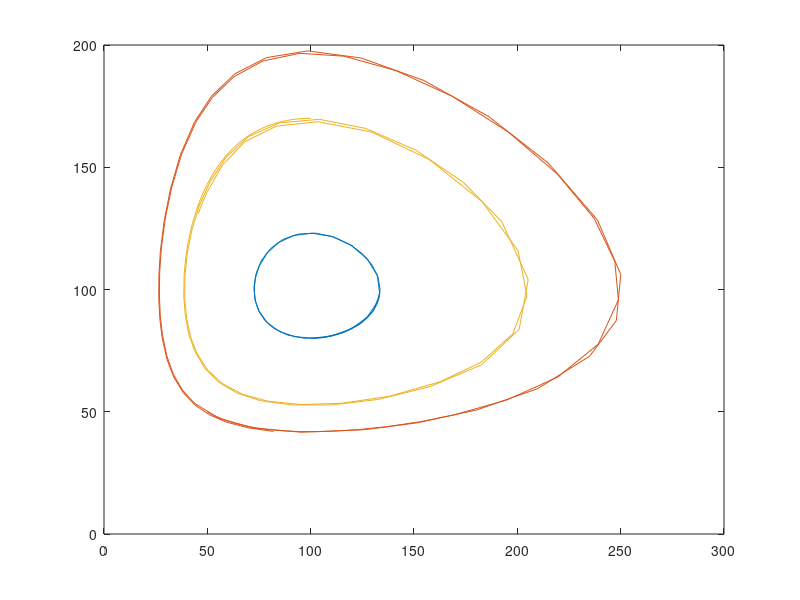

MATLAB code to generate this figure: (Note: this script raises an error after producing the figure.)
function c_ps_predprey
global beta1 alpha2 c1 c2;

beta1=1.0; alpha2=0.5; c1=0.01; c2=0.005;
tend = 20;%the end time to run the simulation
%  as a matrix
u0vec = [100, 50, 100; %make a matrix of ICs
          80, 50, 170];     
u0size = size(u0vec); %size of the matrix
numICs = u0size(2); % extract number of ICs 

for k = 1:numICs %loop over each IC
    u0 = u0vec(:, k); %extract the kth column
    [tsol, usol] = ode45(@rhs, [0, tend], u0);
    Xsol = usol(:, 1); Ysol = usol(:, 2);
    plot(Xsol, Ysol);
    hold on;
end
% makearrows, see Appendix for this function
c_dirplot(@rhs, 0, 800, 0, 300, 11); 
axis([0,300, 0, 200]); 

function udot = rhs(t, u)
global beta1 alpha2 c1 c2;
X = u(1); Y=u(2); 
Xdot = beta1*X - c1*X*Y;
Ydot = -alpha2*Y + c2*X*Y;
udot = [Xdot; Ydot];



